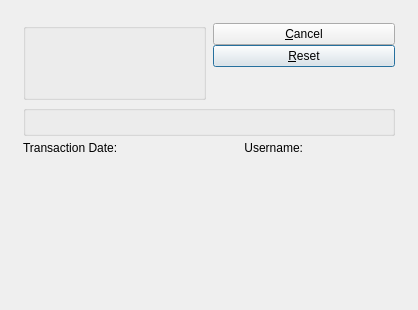
<?xml version="1.0" encoding="UTF-8"?>
<ui version="4.0">
 <comment>This file is part of the xTuple ERP: PostBooks Edition, a free and
open source Enterprise Resource Planning software suite,
Copyright (c) 1999-2018 by OpenMFG LLC, d/b/a xTuple.
It is licensed to you under the Common Public Attribution License
version 1.0, the full text of which (including xTuple-specific Exhibits)
is available at www.xtuple.com/CPAL.  By using this software, you agree
to be bound by its terms.</comment>
 <class>resetQOHBalances</class>
 <widget class="QDialog" name="resetQOHBalances">
  <property name="geometry">
   <rect>
    <x>0</x>
    <y>0</y>
    <width>418</width>
    <height>310</height>
   </rect>
  </property>
  <property name="windowTitle">
   <string>Reset Quantity-On-Hand Balances</string>
  </property>
  <layout class="QGridLayout" name="gridLayout">
   <item row="0" column="0">
    <layout class="QVBoxLayout" name="verticalLayout">
     <property name="spacing">
      <number>12</number>
     </property>
     <property name="margin">
      <number>12</number>
     </property>
     <item>
      <layout class="QVBoxLayout">
       <property name="spacing">
        <number>5</number>
       </property>
       <item>
        <layout class="QHBoxLayout">
         <property name="spacing">
          <number>7</number>
         </property>
         <item>
          <layout class="QVBoxLayout">
           <property name="spacing">
            <number>0</number>
           </property>
           <item>
            <widget class="WarehouseGroup" name="_warehouse">
             <property name="title">
              <string/>
             </property>
             <property name="fixedSize">
              <bool>false</bool>
             </property>
            </widget>
           </item>
          </layout>
         </item>
         <item>
          <layout class="QHBoxLayout">
           <property name="spacing">
            <number>0</number>
           </property>
           <item>
            <layout class="QVBoxLayout">
             <property name="spacing">
              <number>0</number>
             </property>
             <item>
              <widget class="QPushButton" name="_close">
               <property name="text">
                <string>&amp;Cancel</string>
               </property>
              </widget>
             </item>
             <item>
              <widget class="QPushButton" name="_reset">
               <property name="text">
                <string>&amp;Reset</string>
               </property>
               <property name="default">
                <bool>true</bool>
               </property>
              </widget>
             </item>
             <item>
              <spacer>
               <property name="orientation">
                <enum>Qt::Vertical</enum>
               </property>
               <property name="sizeType">
                <enum>QSizePolicy::Expanding</enum>
               </property>
               <property name="sizeHint" stdset="0">
                <size>
                 <width>61</width>
                 <height>20</height>
                </size>
               </property>
              </spacer>
             </item>
            </layout>
           </item>
          </layout>
         </item>
        </layout>
       </item>
       <item>
        <widget class="ParameterGroup" name="_classCode">
         <property name="title">
          <string/>
         </property>
         <property name="fixedSize">
          <bool>false</bool>
         </property>
        </widget>
       </item>
       <item>
        <layout class="QHBoxLayout">
         <item>
          <widget class="QLabel" name="_transDateLit">
           <property name="text">
            <string>Transaction Date:</string>
           </property>
           <property name="buddy">
            <cstring>_transDate</cstring>
           </property>
          </widget>
         </item>
         <item>
          <widget class="DLineEdit" name="_transDate"/>
         </item>
         <item>
          <widget class="QLabel" name="_usernameLit">
           <property name="text">
            <string>Username:</string>
           </property>
           <property name="alignment">
            <set>Qt::AlignRight|Qt::AlignTrailing|Qt::AlignVCenter</set>
           </property>
           <property name="buddy">
            <cstring>_username</cstring>
           </property>
          </widget>
         </item>
         <item>
          <widget class="QLabel" name="_username">
           <property name="text">
            <string/>
           </property>
          </widget>
         </item>
        </layout>
       </item>
      </layout>
     </item>
     <item>
      <spacer>
       <property name="orientation">
        <enum>Qt::Vertical</enum>
       </property>
       <property name="sizeType">
        <enum>QSizePolicy::Expanding</enum>
       </property>
       <property name="sizeHint" stdset="0">
        <size>
         <width>20</width>
         <height>0</height>
        </size>
       </property>
      </spacer>
     </item>
    </layout>
   </item>
  </layout>
 </widget>
 <layoutdefault spacing="6" margin="11"/>
 <customwidgets>
  <customwidget>
   <class>DLineEdit</class>
   <extends>QWidget</extends>
   <header>datecluster.h</header>
   <container>1</container>
  </customwidget>
  <customwidget>
   <class>ParameterGroup</class>
   <extends>QGroupBox</extends>
   <header>parametergroup.h</header>
   <container>1</container>
  </customwidget>
  <customwidget>
   <class>WarehouseGroup</class>
   <extends>QGroupBox</extends>
   <header>warehousegroup.h</header>
   <container>1</container>
  </customwidget>
 </customwidgets>
 <tabstops>
  <tabstop>_reset</tabstop>
  <tabstop>_close</tabstop>
 </tabstops>
 <resources/>
 <connections>
  <connection>
   <sender>_close</sender>
   <signal>clicked()</signal>
   <receiver>resetQOHBalances</receiver>
   <slot>reject()</slot>
   <hints>
    <hint type="sourcelabel">
     <x>20</x>
     <y>20</y>
    </hint>
    <hint type="destinationlabel">
     <x>20</x>
     <y>20</y>
    </hint>
   </hints>
  </connection>
 </connections>
</ui>
